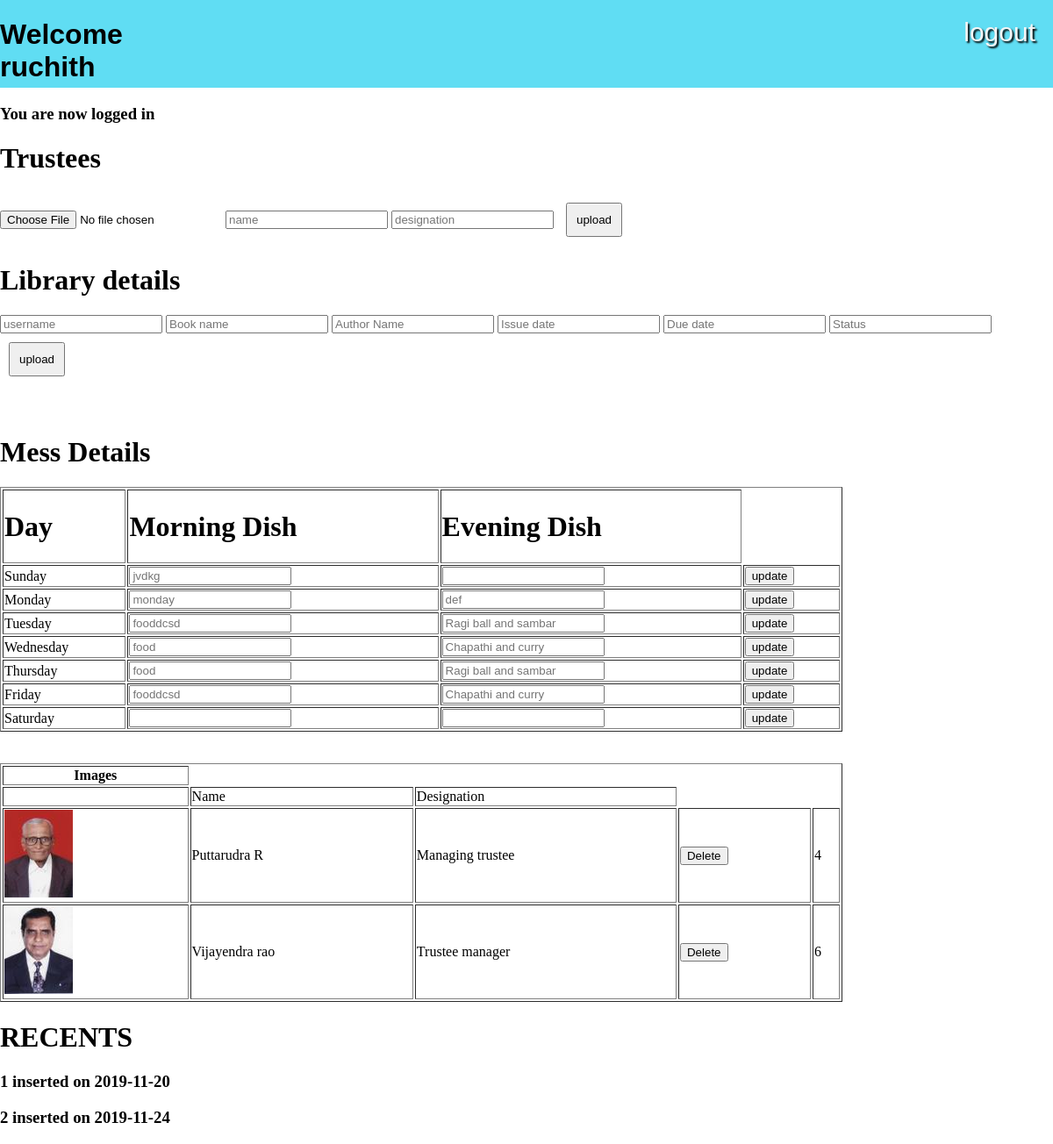
/rahul/admin.php (signed in), run on the app's committed database.
### tables this page shows
CREATE TABLE `mess` (
  `id` int(10) NOT NULL,
  `day` varchar(20) NOT NULL,
  `morning` varchar(20) NOT NULL,
  `evening` varchar(20) NOT NULL
);

CREATE TABLE `uploads` (
  `id` int(100) NOT NULL,
  `file` varchar(50) NOT NULL,
  `file_name` varchar(50) NOT NULL,
  `file_desig` varchar(50) NOT NULL
);

CREATE TABLE `logs` (
  `id` int(20) NOT NULL,
  `action` varchar(20) NOT NULL,
  `cdate` date NOT NULL
);

### rahul/admin.php (the view, shortened to what this page needs)
<?php
  $db = mysqli_connect('localhost', 'root', '', 'bkmh');
?>
<!DOCTYPE html>
<html>
<head>
	<link rel="stylesheet" type="text/css" href="css/admin.css">
</head>
<body>
<div class="header">
        <h1>Welcome <?php echo $_SESSION['username']; ?></h1>
        <a href="index.php?logout='1'" >logout </a>
</div>
<div class="content">
  	<?php if (isset($_SESSION['success'])) : ?>
      <div class="error success" >
      	<h3>
          <?php
          	echo $_SESSION['success'];
          ?>
      	</h3>
      </div>
	  <?php endif ?>
<div id="body">
<div class="trustees">
    <h1>Trustees </h1>
    <form action="upload.php" method="post" enctype="multipart/form-data">
        <input type="file" name="file" />
        <input type="text" name="file_name" placeholder="name">
        <input type="text" name="file_desig" placeholder="designation">
    <button type="submit" name="btn-upload" style="align-content: center;padding:10px;margin:10px;">upload</button>
    </form>
</div>
<div class="library">
    <h1>Library details </h1>
    <form action="upload.php" method="post" enctype="multipart/form-data">
        <input type="text" name="username" placeholder="username">
        <input type="text" name="bookname" placeholder="Book name">
        <input type="text" name="author" placeholder="Author Name">
        <input type="text" name="issuedate" placeholder="Issue date">
        <input type="text" name="duedate" placeholder="Due date">
        <input type="text" name="status" placeholder="Status">
    <button type="submit" name="library-upload" style="align-content: center;padding:10px;margin:10px;">upload</button>
    </form>
</div>
<br>
<br>
<div class="mess">
    <h1>Mess Details</h1>
    <table width="80%" border="1">
        <tr>
        <td><h1>Day <h1></td>
        <td><h1>Morning Dish<h1></td>
        <td><h1>Evening Dish<h1></td>
        </tr>
        <?php
     $sql="SELECT day,morning,evening FROM mess ORDER BY id ";
     $result_set=mysqli_query($db,$sql);
     while($row=mysqli_fetch_array($result_set))
     {
      ?>
            <tr>
            <form action="upload.php" method="post" enctype="multipart/form-data">
                <td><label for=""><?php echo $row['day']?></label></td>
                <td><input type="text" name="mor" placeholder="<?php echo $row['morning']?>" vlaue=""></td>
                <td><input type="text" name="eve" placeholder="<?php echo $row['evening'] ?>" value=""></td>
                <td><button type="submit" name="mess-update">update</button></td>
            </tr>
            <?php
     }
     ?>
        </table>
</div>
<br>
<br>
<body>
<div class="contents">
 <table width="80%" border="1">
    <tr>
    <th>Images</th>
    </tr>
    <tr>
    <td></td>
    <td>Name</td>
    <td>Designation</td>
    </tr>
    <?php
 $sql="SELECT * FROM uploads ";
 $result_set=mysqli_query($db,$sql);
 while($row=mysqli_fetch_array($result_set))
 {
  ?>
<form action='upload.php' method="post">
        <tr>
        <td class="size"><?php echo "<img src = 'uploads/".$row['file']."  '/>" ?></td>
        <td><?php echo $row['file_name'] ?></td>
        <td><?php echo $row['file_desig'] ?></td>
        <td><input type="hidden" name="name" value="<?php echo $row['file_name'] ?>">
        <input type="submit" name="delete_item" value="Delete">
        </td>
        <td><?php echo $row['id'] ?></td>
        </tr>
        </form>
        <?php
 }
 ?>
    </table>
</div>
<div>
<h1>RECENTS</h1>
        <?php
             $sql="SELECT * FROM logs";
             $result_set=mysqli_query($db,$sql);
             while($row=mysqli_fetch_array($result_set))
             {
                 ?>
                 <h3><?php echo $row['id'] ?> <?php echo $row['action'] ?> on <?php echo $row['cdate'] ?> </h3>
                 <?php
             }
        ?>
</div>
</body>
</html>

### rahul/css/admin.css (style rules this page uses)
body { margin: 0%; padding: 0%; }
.header { width: 100%; height: 100px; background-color: rgb(96, 221, 243); display: flex; }
.header h1 { font-family: Verdana, Geneva, Tahoma, sans-serif; }
.header a { font-family: 'Trebuchet MS', 'Lucida Sans Unicode', 'Lucida Grande', 'Lucida Sans', Arial, sans-serif; text-decoration: none; padding: 20px; display: block; margin-left: 70%; color: whitesmoke; font-size: 30px; font-style: bold; text-shadow: black 2px 2px 2px; }

### data on the page
mess: day "Sunday", mor "jvdkg"
mess: day "Monday", mor "monday", eve "def"
mess: day "Tuesday", mor "fooddcsd", eve "Ragi ball and sambar"
mess: day "Wednesday", mor "food", eve "Chapathi and curry"
mess: day "Thursday", mor "food", eve "Ragi ball and sambar"
mess: day "Friday", mor "fooddcsd", eve "Chapathi and curry"
mess: day "Saturday"
uploads: file (picture), file_name "Puttarudra R", file_desig "Managing trustee", id "4"
uploads: file (picture), file_name "Vijayendra rao", file_desig "Trustee manager", id "6"
logs: id "1", action "inserted", cdate "2019-11-20"
logs: id "2", action "inserted", cdate "2019-11-24"

### other printed values
$_SESSION['username'] "ruchith"
$_SESSION['success'] "You are now logged in"
